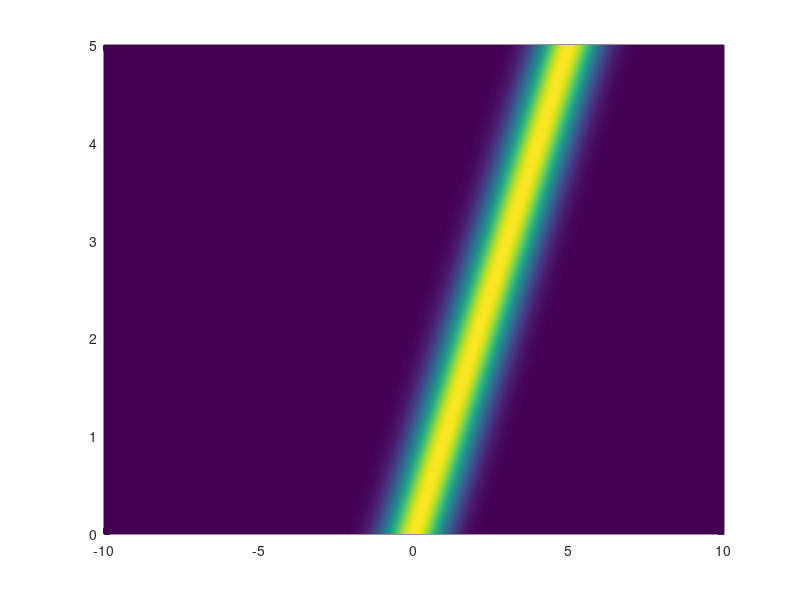

Here is the MATLAB script that generated this plot: (Note: this script raises an error after producing the figure.)
%% How to make a Heat Maps in Matlab.

% Define x values from -10 to 10 in increments of 0.1.

x = -10:0.1:10;        

% Define t values from 0 to 5 in increments of 0.1.

t = 0:0.1:5;            

% Create a grid for the x-t domain. 

[X,T] = meshgrid(x,t); 

% Define u(x,t) over the grid. 

u = exp(-(X-T).^2);    

% Open a figure window in Matlab.

figure(1); 

% Make the 3D plot of u(x,t).

pcolor(x,t,u);

% Remove gridlines from heat map. 

shading interp;

% Choose a coloring scheme for the heat map.

colormap parula;

% Choose font size and style for the axes tick marks.

set(gca,'FontSize',30,'FontName','Serif');

% Label the x, y, and z axes in appropriate font size and style.

xlabel({'$x$'},'Interpreter','latex','FontSize',40,'FontName','Serif');
ylabel({'$t$'},'Interpreter','latex','FontSize',40,'FontName','Serif');
